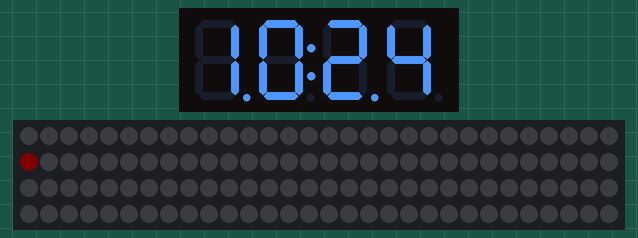
Recording of a program running on a simulated Arduino Uno, built with avr-gcc and run on an emulated ATmega328P. Parts: 4-digit seven-segment display, 120 RGB LEDs in strip order, left to right, continuing on the next row. Dim RGB values are drawn brighter than linear; the local clock reads 2024-03-15 10:24:30 at power-on unless the program sets it.

Above: at 0.1 s.
At 20.1 s:
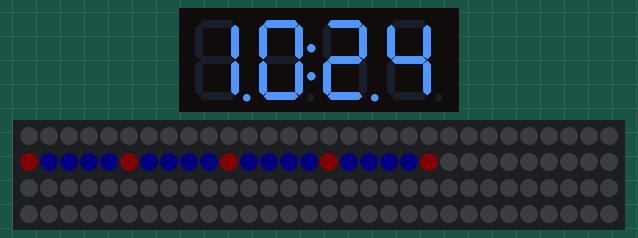
At 38.1 s:
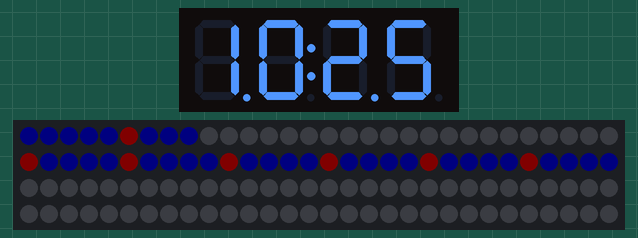

The program:

main.cpp
```cpp
#include <Arduino.h>
#include "RTClib.h"
#include <FastLED.h>
#include <TM1637Display.h>

#define LED_PIN 7
#define CLK_PIN 2
#define DIO_PIN 3
#define NUM_LEDS 120

CRGB leds[NUM_LEDS];
RTC_DS3231 rtc;
TM1637Display display = TM1637Display(CLK_PIN, DIO_PIN);

void setup()
{
  rtc.begin();

  display.clear();
  display.setBrightness(2);

  FastLED.addLeds<WS2812, LED_PIN, GRB>(leds, NUM_LEDS);
  FastLED.setBrightness(5);

  // Check if the RTC lost power and if so, set the time to when sketch was compiled:
  if (rtc.lostPower())
    rtc.adjust(DateTime(F(__DATE__), F(__TIME__)));
}

void loop()
{
  // Get current date and time:
  DateTime now = rtc.now();

  // Display the current time in 24 hour format with leading zeros enabled and a center colon:
  int displaytime = (now.hour() * 100) + now.minute();
  display.showNumberDecEx(displaytime, 0b11100000, true);

  // make every 5s red
  if (now.second() % 5 || now.second() == 0)
    leds[now.second()] = CRGB(0, 0, 255);
  else
    leds[now.second()] = CRGB(255, 0, 0);
  FastLED.show();
}
```
